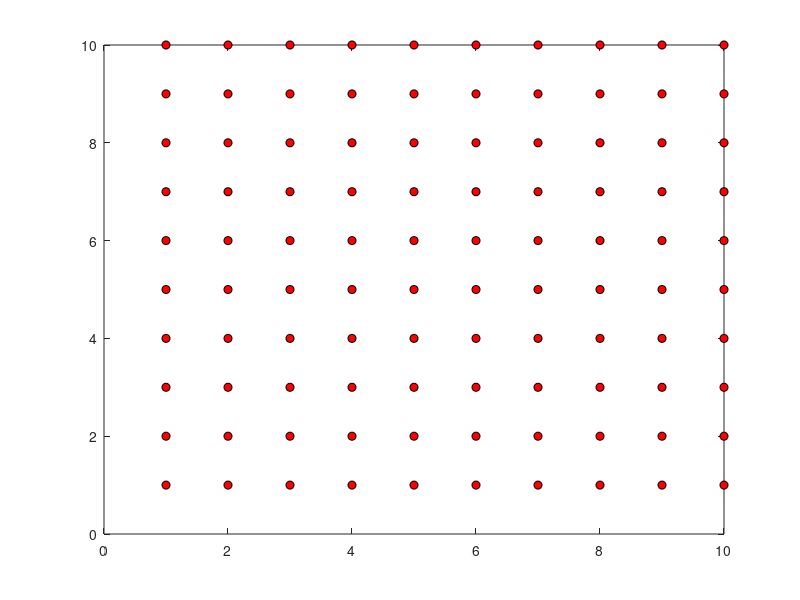

This chart was generated by the following MATLAB code:
%% Example from Lab 3
%Clear commands and workspace
clc; 
clear all;
close all; 

% Variable declaration
Nx = 10; % Number of grid points in X
Ny = 10; % Number of grid points in Y

x = 1:1:Nx; % x-grid, delta-x
y = 1:1:Ny; % y-grid, delta-y
[X, Y] = meshgrid(x, y); % Create a 2D grid

plot(X, Y, 'ko', 'MarkerFaceColor', 'r'); % Plot with trd points